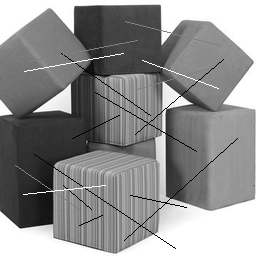
%> input picture Assignment4/blocks.tif, 256 x 256 px
$ octave --eval "cleanBlocks;"   (GNU Octave 9; MATLAB toolbox functions it lacks are replaced by stand-ins)
%> lines starting %> are read from the running program, lines starting %| are printed output that depends on the picture
### Assignment2/readImage.m
function img = readImage(fileName,fmt);
%> called with fileName = 'blocks.tif'
%
% img = readImage(fileName)
%
% Reads a grayscale image from a file.
% File is assumed to contain a TIF image
% fileName is a string
% img - is a grayscale image with values [0..255]
% fmt - is an optional argument with the format of the image.
%       see fmt of imread.

%
% Written by Hagit Hel-Or  I.D. xxxxxxxx
%  Last Modified 14/12/98
%  Last Modified by Y. Moses 3.2.2000

if nargin <1
    error('USAGE: img = readImage(fileName)');
end;

if nargin <2
    fmt='tif'; end;

[im,map]=imread(fileName,fmt);
%> im is the input picture: size 256x256 uint8; min 0, max 255, mean 141.9
%> map = 256 rows, first 12: [0 0 0; 0.00392 0.00392 0.00392; 0.00784 0.00784 0.00784; 0.0118 0.0118 0.0118; 0.0157 0.0157 0.0157; 0.0196 0.0196 0.0196; 0.0235 0.0235 0.0235; 0.0275 0.0275 0.0275; 0.0314 0.0314 0.0314; 0.0353 0.0353 0.0353; 0.0392 0.0392 0.0392; 0.0431 0.0431 0.0431]

% indexed image - grayscale or RGB
if (size(map,1) ~= 0)
    % use only the Green index
    img = reshape(map(double(im)+1,2),size(im));
    img = round(img.*255);
else  % non indexed image
    if (ndims(im) == 2)  % grayscale
       img = round(double(im));   % values are already in 0..255
    else  % RGB image [or higher dimension]
       img = round(double(im(:,:,2)));   % use only Green image
                                  % values are already in 0..255
    end;
end;

### Assignment2/showImage.m
function showImage(img)
%
% showImage(img)
%
% Displays a grayscale image at it's true size
% (1 screen pixel per image pixel).
% img - is a grayscale image with values [0..255]
%
%
% Written by Hagit Hel-Or  I.D. xxxxxxxx
% Last Modified 5/3/97
%

if nargin <1
    error('USAGE: showImage(img)');
end;

img = img + 1;
figNum = figure;
image(img);

colormap(gray(256));

% resize window so we have enough room for image.
[row,col] = size(img);
%> row = 256; col = 256
rect = get(figNum,'Position');
set(figNum, 'Position', [rect(1), rect(2), col, row]);
set(figNum, 'Resize','off');

% resize axes of the image so it fits the axes perfectly.
ha = gca;
set(ha, 'Units', 'pixels');
axis off;
set(ha, 'Position', [1, 1, col, row]);

% remove menu bar
set(figNum,'MenuBar','none');

### Assignment4/cleanImageMedian.m
function cleanIm = cleanImageMedian (im, maskRadius)
%> called with maskRadius = [2 0]
% Zero padding
cleanIm=im;
[m,n] = size(im);
%> m = 256; n = 256
 im = [[zeros(maskRadius(1),n);im] zeros(m+maskRadius(1),maskRadius(2))]; % Padding at the top and the right
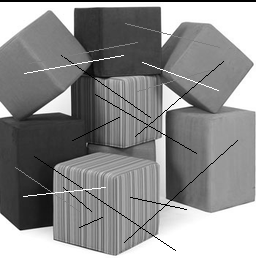
%> im: size 258x256 double; min 0, max 255, mean 140.8
 im = [ zeros(m+2*maskRadius(1),maskRadius(2)) [im;zeros(maskRadius(1),n+maskRadius(2))] ]; % Padding at the bottom and
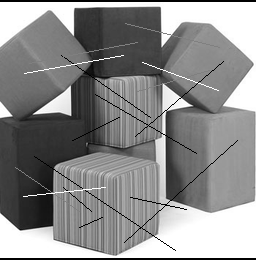
%> im: size 260x256 double; min 0, max 255, mean 139.7
 for i = maskRadius(1)+1: m+maskRadius(1)
     for j = maskRadius(2)+1: n+maskRadius(2)
         cleanIm(i-maskRadius(1),j-maskRadius(2)) = median(im(i-maskRadius(1):i+maskRadius(1),j-maskRadius(2):j+maskRadius(2)),'all');
     end
 end
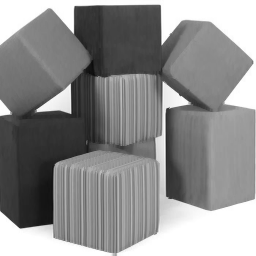
%> cleanIm: size 256x256 double; min 11, max 255, mean 142.7
% [5 lines of commented-out code are left out]
cleanIm = round(cleanIm);
cleanIm(cleanIm>255)=255;
cleanIm(cleanIm<0)=0;
end

### Assignment4/cleanBlocks.m
function cleanBlocks()
    disp('%%%%%%%%%%%%%%%%%%%%%%%%% BLOCKS %%%%%%%%%%%%%%%%%%%%%%%%%');
    disp('As we can observe, the noise in this image are lines');
    disp('but if we look closely we see that those lines are somewhat horizontal');
    disp('and not vertical, therfore applying a "squared" kernel median wont');
    disp('give us the desired results horiziontally, thats why we apply: ');
    disp('VERTICAL MEDIAN aka median cleaning with a mask that goes horziontally');
    disp('figure(1) - Original Noisy image');
    disp('figure(2) - Cleaned Image (median with maskRadius = [2 0])');
    imA = readImage('blocks.tif');
    showImage(imA);
    imB=cleanImageMedian(imA,[2 0]);
    showImage(imB);
end
